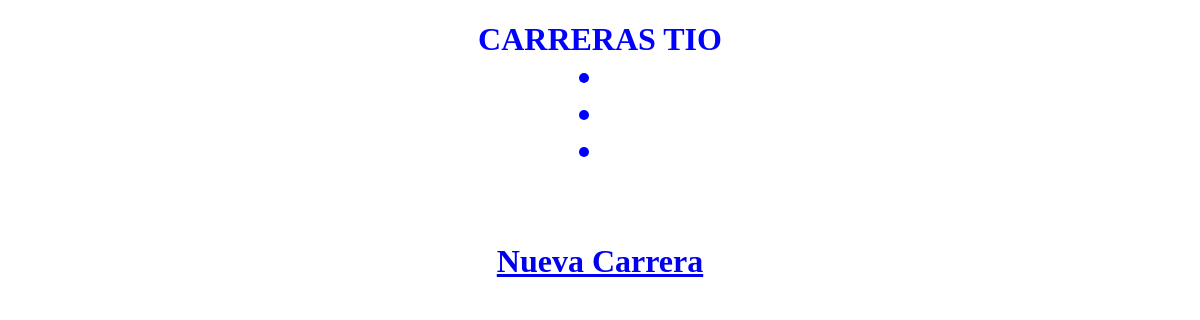
/carreras/, run on an earlier commit of the app's database.
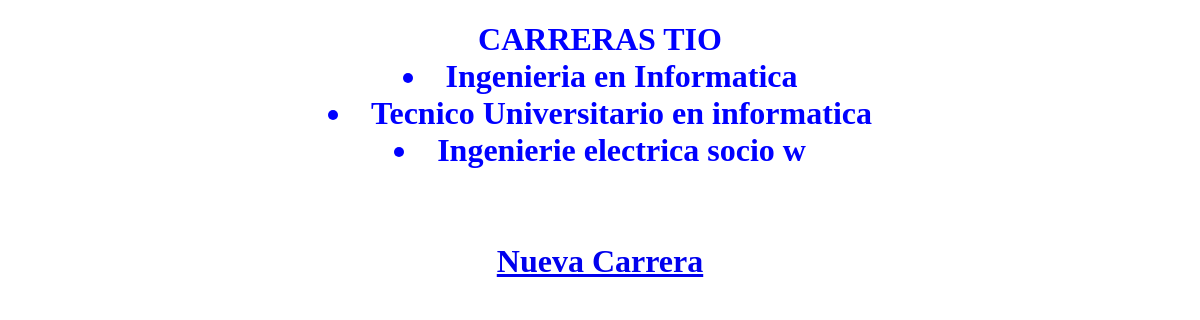
And on a later commit of the database.
### core/models.py (models this page shows, shortened)
class Carrera(models.Model):
    codigo= models.CharField(max_length=10)
    nombre_carrera= models.CharField(max_length=50)
    duracion_semestres= models.IntegerField()

### core/views.py (the view)
# urls.py: path('carreras/', views.carrera, name="carrera"),
def carrera(request):
    carreras = Carrera.objects.all()  #Selecciona todo lo de la tabla carrera
    data = {
        'carreras': carreras
    }
    return render(request,'core/carreras.html', data)

### core/templates/core/carreras.html (shortened to what this page needs)
{% load static %}
<!DOCTYPE html>
<html lang="en">
<head>
    <link type="text/css" href='{% static "css/temas.css" %}' rel="stylesheet" />
</head>
<body>
    <h1>CARRERAS TIO</h>
    {% for carrera in carreras %}
    <li> {{carrera.nombre_carrera}} </li>
    {% endfor %}
<BR>
    <BR>
        <a href="{% url 'nueva_carrera' %}"> Nueva Carrera</a>
</body>
</html>

What changed in the data, as far as the page shows it:
now on this page (row edited): Carrera: nombre_carrera "Ingenieria en Informatica"
now on this page (row edited): Carrera: nombre_carrera "Tecnico Universitario en informatica"
now on this page (row edited): Carrera: nombre_carrera "Ingenierie electrica socio w"
